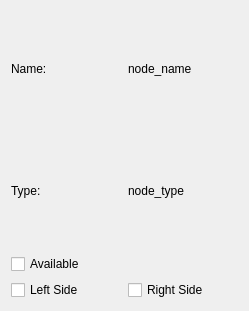
<?xml version="1.0" encoding="UTF-8"?>
<ui version="4.0">
 <class>Form</class>
 <widget class="QWidget" name="Form">
  <property name="geometry">
   <rect>
    <x>0</x>
    <y>0</y>
    <width>249</width>
    <height>311</height>
   </rect>
  </property>
  <property name="windowTitle">
   <string>Form</string>
  </property>
  <layout class="QGridLayout" name="gridLayout_2">
   <item row="0" column="0">
    <layout class="QGridLayout" name="gridLayout">
     <item row="0" column="0">
      <widget class="QLabel" name="label_9">
       <property name="text">
        <string>Name:</string>
       </property>
      </widget>
     </item>
     <item row="0" column="1">
      <widget class="QLabel" name="label_10">
       <property name="focusPolicy">
        <enum>Qt::NoFocus</enum>
       </property>
       <property name="text">
        <string>node_name</string>
       </property>
       <property name="alignment">
        <set>Qt::AlignLeading|Qt::AlignLeft|Qt::AlignVCenter</set>
       </property>
      </widget>
     </item>
     <item row="1" column="0">
      <widget class="QLabel" name="label_13">
       <property name="text">
        <string>Type:</string>
       </property>
      </widget>
     </item>
     <item row="1" column="1">
      <widget class="QLabel" name="label_14">
       <property name="text">
        <string>node_type</string>
       </property>
      </widget>
     </item>
     <item row="2" column="0">
      <widget class="QCheckBox" name="checkBox_4">
       <property name="text">
        <string>Available</string>
       </property>
      </widget>
     </item>
     <item row="3" column="0">
      <widget class="QCheckBox" name="checkBox_5">
       <property name="text">
        <string>Left Side</string>
       </property>
      </widget>
     </item>
     <item row="3" column="1">
      <widget class="QCheckBox" name="checkBox_6">
       <property name="text">
        <string>Right Side</string>
       </property>
      </widget>
     </item>
    </layout>
   </item>
  </layout>
 </widget>
 <resources/>
 <connections/>
</ui>
